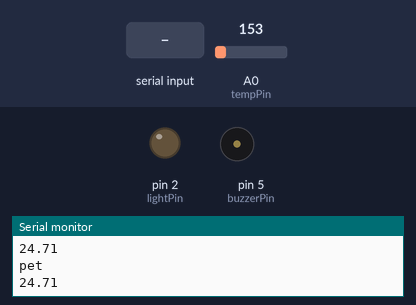
A sketch run on a simulated Arduino Uno, built with avr-gcc and run on an emulated ATmega328P. Parts: output pins drawn as LEDs (lit = HIGH), buzzer (waves = sounding), the last lines printed to the serial monitor. The inputs (shaded band) are chosen by the test bench; at power-on: A0 (tempPin) = 153.

Above: at 1.2 s.
1.3 s: "H" received over Serial
At 2.27 s:
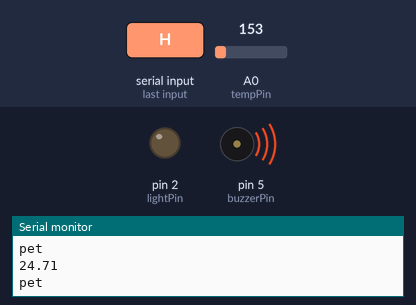
Timing chart, 0 to 6.4 s (numbered marks = the images above; inputs shaded):
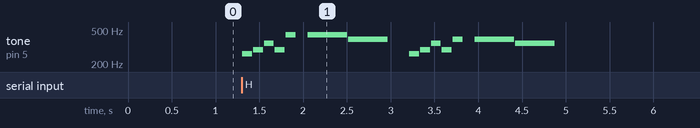

The sketch:

plushie.ino
```cpp
#include <Wire.h>

const int lightPin = 2;      // digital input
const int buzzerPin = 5;
const int tempPin = A0;
const int songLength = 18;

char notes[] = "cdfda ag cdfdg gf ";
int beats[] = {1, 1, 1, 1, 1, 1, 4, 4, 2, 1, 1, 1, 1, 1, 1, 4, 4, 2};
int tempo = 113;


void setup() {
  // configure the serial connection:
  Serial.begin(9600);
  // configure the digital input:
  pinMode(lightPin, OUTPUT);
  pinMode(buzzerPin, OUTPUT);

}

// This function takes a note character (a-g), and returns the
// corresponding frequency in Hz for the tone() function.
// https://www.instructables.com/Digital-Music-Using-a-Piezo-Buzzer/

int freq(char note) {
  int i;
  const int numNotes = 8;  // number of notes we're storing
  char names[] = { 'c', 'd', 'e', 'f', 'g', 'a', 'b', 'C' };
  int frequencies[] = {262, 294, 330, 349, 392, 440, 494, 523};

  for (i = 0; i < numNotes; i++)  // Step through the notes
  {
    if (names[i] == note)         // Is this the one?
    {
      return (frequencies[i]);    // Yes! Return the frequency
    }
  }
  return (0);
}

void loop() {
  if (Serial.available() > 0) {
    // read the incoming byte:
    int inByte = Serial.read();
    //Serial.write(inByte); //send it back

    //if arduino receives L, turn light on
    if (inByte == 'L') {
      analogWrite(lightPin, 255);
    }
    //if arduino receives F, turn light off
    else if (inByte == 'F') {
      analogWrite(lightPin, 0);
    }
    //if arduino receives H, play alarm tone
    else if (inByte == 'H') {
      int i, duration;
      for (i = 0; i < songLength; i++) // step through the song arrays
      {
        duration = beats[i] * tempo;  // length of note/rest in ms
        if (notes[i] == ' ')          // is this a rest?
        {
          delay(duration);            // then pause for a moment
        }
        else                          // otherwise, play the note
        {
          tone(buzzerPin, freq(notes[i]), duration);
          delay(duration);            // wait for tone to finish
        }
        delay(tempo / 10);            // brief pause between notes
      }
      // We only want to play the song once, so we'll pause forever:
      while (true) {}

    }
  }
  //if arduino receives anything else, play no sound, do nothing
  else {
    noTone(5);
  }


  int sensorVal = analogRead(tempPin);
  float volt = (sensorVal / 1024.0) * 5.0;
  float temp = (volt - 0.5) * 100;
  Serial.println(temp);
  if (temp >= 20) {
    Serial.println("pet");
  }
}
```

Measured:
- after the input at 1.3 s, tone on pin 5 (buzzerPin): plays 262 Hz for 0.11 s, 294 Hz for 0.11 s, 349 Hz for 0.11 s, 294 Hz for 0.11 s, 440 Hz for 0.11 s, 440 Hz for 0.45 s … (14 notes in this stretch), starting at once
